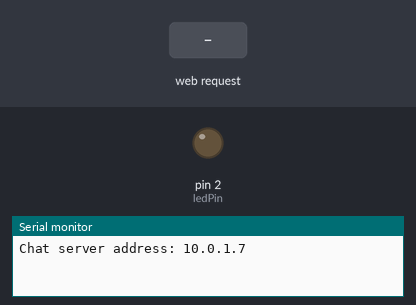
Recording of a sketch running on a simulated Arduino Uno, built for the host (arithmetic inside an expression is 32-bit, double 64-bit). Parts: output pins drawn as LEDs (lit = HIGH), the last lines printed to the serial monitor. The inputs (shaded band) are chosen by the test bench. WiFi joins after 1.5 s; servers stay silent unless stated.

Above: at 1.2 s.
1.3 s: HTTP request GET /ledon received
At 1.7 s:
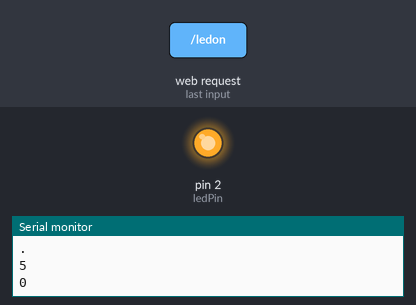
4.3 s: HTTP request GET /ledoff received
At 5.2 s:
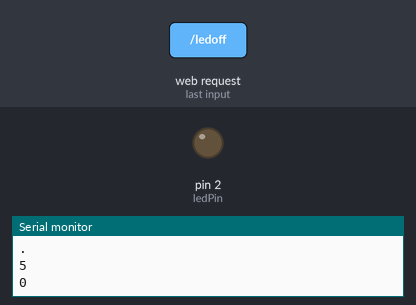
Timing chart, 0 to 7.3 s (numbered marks = the images above; inputs shaded):
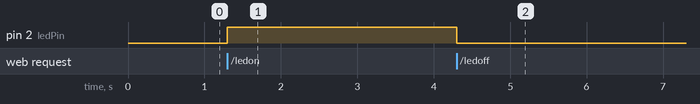

Measured:
- after the input at 1.3 s, pin 2 (ledPin): LOW → HIGH at once
- after the input at 4.3 s, pin 2 (ledPin): HIGH → LOW at once

The sketch:

Networked_Arduino_Test.ino
```cpp
#include <SPI.h>
#include <Ethernet.h>

byte mac[] = {0x00, 0xAA, 0xBB, 0xCC, 0xDE, 0x02};
IPAddress ip(10, 0, 1, 7);
IPAddress myDns(10, 0, 1, 1);
IPAddress gateway(10, 0, 1, 1);
IPAddress subnet(255, 255, 255, 0);

// use default telnet port 23
EthernetServer server(23);

boolean alreadyConnected = false;
int ledPin = 2;
String commandString;

void setup() {
  pinMode(ledPin, OUTPUT);
  Ethernet.begin(mac, ip, myDns, gateway, subnet);
  server.begin();
  Serial.begin(9600);
  while (!Serial) {
    ; // wait for serial port to connect (needed for Leonardo only)
  }
  Serial.print("Chat server address: ");
  Serial.println(Ethernet.localIP());
}

void loop() {
  // wait for new client
  EthernetClient client = server.available();

  // when client send the first byte, say hello
  if (client) {
    if (!alreadyConnected) {
      // clean out the input buffer
      client.flush();
      commandString = ""; // clear the command string variable
      server.println("--> Please type your command and press Return ...");
      alreadyConnected = true;
    }
    while (client.available()) {
      // read the bytes coming in from the client
      char newChar = client.read();
      if (newChar == 0x0D) {
        server.print("Received this command: \n");
        server.println(commandString);
        processCommand(commandString);
      } else {
        Serial.println(newChar);
        commandString += newChar;
      }
    }
  }
}

void processCommand(String command) {
  server.print("Processing command: ");
  server.println(command);
  if (command.indexOf("photo") > -1) {
    Serial.println("Photo command received");
    server.print("Reading from photoresistor: ");
    server.println(analogRead(A0));
    commandString = "";
    return;
  }
  if (command.indexOf("ledon") > -1) {
    server.println("LED On command received");
    digitalWrite(ledPin, HIGH);
    server.println("LED was turned on");
    commandString = "";
    return;
  }
  if (command.indexOf("ledoff") > -1) {
    server.println("LED Off command received");
    digitalWrite(ledPin, LOW);
    server.println("LED was turned off");
    commandString = "";
    return;
  }
  commandString = "";
  instructions();
}

void instructions() {
  server.println("I don't understand");
  server.println("Please use one of these commands:");
  server.println("* photo, to get a reading from the photoresistor");
  server.println("* ledon, to turn the LED on");
  server.println("* ledoff, to turn the LED off");
}
```
